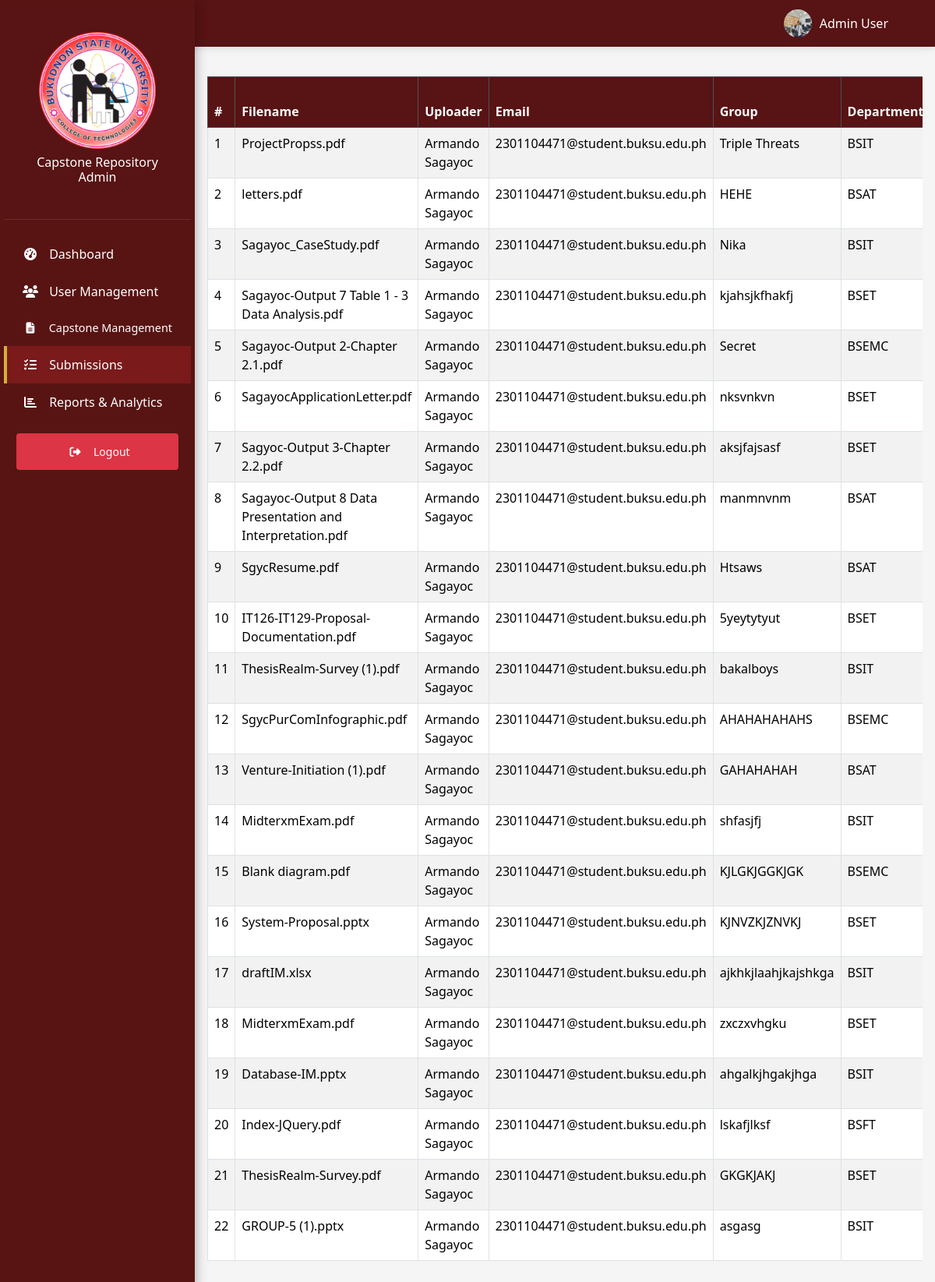
/admin/submissions.php, run on the app's committed database.
### tables this page shows
CREATE TABLE `uploads` (
  `id` int(11) NOT NULL,
  `filename` varchar(255) NOT NULL,
  `uploader` varchar(255) NOT NULL,
  `upload_date` datetime DEFAULT current_timestamp(),
  `status` enum('pending','approved','rejected') DEFAULT 'pending',
  `approved` tinyint(1) DEFAULT 0,
  `thesis_name` varchar(255) NOT NULL,
  `group_name` varchar(255) NOT NULL,
  `department_name` varchar(50) NOT NULL,
  `uploaded_by` varchar(255) NOT NULL,
  `uploader_email` varchar(255) DEFAULT NULL,
  `user_id` int(11) DEFAULT NULL
);

### admin/submissions.php (the view, shortened to what this page needs)
<?php
$conn = new mysqli("localhost", "root", "", "thesis_db");
$result = $conn->query("SELECT * FROM uploads ORDER BY
                       CASE WHEN status = 'Pending' THEN 0 ELSE 1 END,
                       upload_date DESC");
?>
<!DOCTYPE html>
<html lang="en">
<head>
    <link rel="stylesheet" href="../bootstrap-5.3.3-dist/bootstrap-5.3.3-dist/css/bootstrap.min.css">
    <link rel="stylesheet" href="https://cdnjs.cloudflare.com/ajax/libs/font-awesome/6.4.0/css/all.min.css">
    <link rel="stylesheet" href="https://cdn.datatables.net/2.3.0/css/dataTables.bootstrap5.min.css">
    <link rel="stylesheet" href="style.css">
</head>
<body>
<div class="app-container">
    <div class="top-bar">
        <div class="user-profile">
            <img src="../assets/images/464677697_444110865091918_7101498701914949461_n.jpg" alt="Admin User">
            <span>Admin User</span>
        </div>
    </div>
    <div class="main-wrapper d-flex" style="height: 100vh; overflow: hidden;">
        <div class="sidebar" id="sidebar" style="width: 250px; flex-shrink: 0;">
            <div class="sidebar-header">
                <div class="sidebar-logo text-center py-3">
                    <img src="../assets/images/COTLOGO.png" alt="Thesis Realm Logo" class="img-fluid" style="max-width: 150px;">
                    <h6 class="mt-2 text-center">Capstone Repository Admin</h6>
                </div>
            </div>
            <div class="sidebar-menu">
                <a href="index.php"><i class="fas fa-tachometer-alt"></i> Dashboard</a>
          <a href="users.php"><i class="fas fa-users"></i> User Management</a>
          <a href="capstone-management.php" style="font-size: 0.9em;"><i class="fas fa-file-alt"></i> Capstone Management</a>
          <a href="submissions.php" class="active"><i class="fas fa-tasks"></i> Submissions</a>
          <a href="reports-analytics.php"><i class="fas fa-chart-bar"></i> Reports & Analytics</a>
                <div class="mt-auto p-3">
                    <a href="\Sagayoc\login.php" class="btn btn-sm btn-danger w-100">
                        <i class="fas fa-sign-out-alt"></i> Logout
                    </a>
                </div>
            </div>
        </div>
        <div class="content p-3 flex-grow-1 overflow-auto">
            <h3>Uploaded Thesis Submissions</h3>
            <div class="table-responsive mt-5">
                <table class="table table-bordered table-striped">
                    <thead class="table-dark">
                        <tr>
                            <th>#</th>
                            <th>Filename</th>
                            <th>Uploader</th>
                            <th>Email</th>
                            <th>Group</th>
                            <th>Department</th>
                        </tr>
                    </thead>
                    <tbody>
                        <?php
                        $row_number = 1;
                        while ($row = $result->fetch_assoc()):
                        ?>
                            <tr>
                                <td><?= $row_number++ ?></td>
                                <td><?= htmlspecialchars($row['filename']) ?></td>
                                <td><?= htmlspecialchars($row['uploaded_by']) ?></td>
                                <td><?= htmlspecialchars($row['uploader_email']) ?></td>
                                <td><?= htmlspecialchars($row['group_name'] ?? 'N/A') ?></td>
                                <td><?= htmlspecialchars($row['department_name']) ?></td>
                            </tr>
                        <?php endwhile; ?>
                    </tbody>
                </table>
            </div>
        </div>
    </div>
</div>
</body>
</html>

### admin/style.css (style rules this page uses)
:root { --primary-color: #581314; --primary-light: #7a1a1b; --primary-dark: #3d0d0e; --secondary-color: #f8f9fa; --accent-color: #d4af37; }
body { font-family: 'Segoe UI', Tahoma, Geneva, Verdana, sans-serif; background-color: #f5f5f5; overflow: hidden; }
.app-container { display: flex; flex-direction: column; height: 100vh; }
.top-bar { background-color: var(--primary-color); color: white; height: 60px; display: flex; align-items: center; padding: 0 20px; box-shadow: 0 2px 10px rgba(0,0,0,0.1); z-index: 1000; position: fixed; width: 100%; z-index: 1000; }
.main-wrapper { display: flex; flex: 1; overflow: hidden; }
.sidebar { color: white; width: 250px; display: flex; flex-direction: column; z-index: 1000; background-color: #581413; box-shadow: rgba(0, 0, 0, 0.35) 0px 5px 15px; padding: 5px; position: inherit; height: inherit; }
.sidebar-header { padding: 20px; background-color: var(--primary-color); border-bottom: 1px solid rgba(255,255,255,0.1); }
.sidebar-menu { flex: 1; overflow-y: auto; padding: 20px 0; }
.sidebar-menu a { color: white; padding: 12px 20px; display: block; text-decoration: none; transition: all 0.3s; border-left: 4px solid transparent; }
.sidebar-menu a:hover, .sidebar-menu a.active { background-color: var(--primary-light); border-left: 4px solid var(--accent-color); }
.sidebar-menu i { margin-right: 10px; width: 20px; text-align: center; }
.user-profile { display: flex; align-items: center; margin-left: auto; margin-right: 30px; padding: 10px; }
.user-profile img { width: 36px; height: 36px; border-radius: 50%; margin-right: 10px; }
.table th { background-color: var(--primary-color); color: white; }

### data on the page
uploads: filename "ProjectPropss.pdf", uploaded_by "Armando Sagayoc", uploader_email "2301104471@student.buksu.edu.ph", group_name "Triple Threats", department_name "BSIT"
uploads: filename "letters.pdf", uploaded_by "Armando Sagayoc", uploader_email "2301104471@student.buksu.edu.ph", group_name "HEHE", department_name "BSAT"
uploads: filename "Sagayoc_CaseStudy.pdf", uploaded_by "Armando Sagayoc", uploader_email "2301104471@student.buksu.edu.ph", group_name "Nika", department_name "BSIT"
uploads: filename "Sagayoc-Output 7 Table 1 - 3 Data Analysis.pdf", uploaded_by "Armando Sagayoc", uploader_email "2301104471@student.buksu.edu.ph", group_name "kjahsjkfhakfj", department_name "BSET"
uploads: filename "Sagayoc-Output 2-Chapter 2.1.pdf", uploaded_by "Armando Sagayoc", uploader_email "2301104471@student.buksu.edu.ph", group_name "Secret", department_name "BSEMC"
uploads: filename "SagayocApplicationLetter.pdf", uploaded_by "Armando Sagayoc", uploader_email "2301104471@student.buksu.edu.ph", group_name "nksvnkvn", department_name "BSET"
uploads: filename "Sagyoc-Output 3-Chapter 2.2.pdf", uploaded_by "Armando Sagayoc", uploader_email "2301104471@student.buksu.edu.ph", group_name "aksjfajsasf", department_name "BSET"
uploads: filename "Sagayoc-Output 8 Data Presentation and Interpretation.pdf", uploaded_by "Armando Sagayoc", uploader_email "2301104471@student.buksu.edu.ph", group_name "manmnvnm", department_name "BSAT"
uploads: filename "SgycResume.pdf", uploaded_by "Armando Sagayoc", uploader_email "2301104471@student.buksu.edu.ph", group_name "Htsaws", department_name "BSAT"
uploads: filename "IT126-IT129-Proposal-Documentation.pdf", uploaded_by "Armando Sagayoc", uploader_email "2301104471@student.buksu.edu.ph", group_name "5yeytytyut", department_name "BSET"
uploads: filename "ThesisRealm-Survey (1).pdf", uploaded_by "Armando Sagayoc", uploader_email "2301104471@student.buksu.edu.ph", group_name "bakalboys", department_name "BSIT"
uploads: filename "SgycPurComInfographic.pdf", uploaded_by "Armando Sagayoc", uploader_email "2301104471@student.buksu.edu.ph", group_name "AHAHAHAHAHS", department_name "BSEMC"
uploads: filename "Venture-Initiation (1).pdf", uploaded_by "Armando Sagayoc", uploader_email "2301104471@student.buksu.edu.ph", group_name "GAHAHAHAH", department_name "BSAT"
uploads: filename "MidterxmExam.pdf", uploaded_by "Armando Sagayoc", uploader_email "2301104471@student.buksu.edu.ph", group_name "shfasjfj", department_name "BSIT"
uploads: filename "Blank diagram.pdf", uploaded_by "Armando Sagayoc", uploader_email "2301104471@student.buksu.edu.ph", group_name "KJLGKJGGKJGK", department_name "BSEMC"
uploads: filename "System-Proposal.pptx", uploaded_by "Armando Sagayoc", uploader_email "2301104471@student.buksu.edu.ph", group_name "KJNVZKJZNVKJ", department_name "BSET"
uploads: filename "draftIM.xlsx", uploaded_by "Armando Sagayoc", uploader_email "2301104471@student.buksu.edu.ph", group_name "ajkhkjlaahjkajshkga", department_name "BSIT"
uploads: filename "MidterxmExam.pdf", uploaded_by "Armando Sagayoc", uploader_email "2301104471@student.buksu.edu.ph", group_name "zxczxvhgku", department_name "BSET"
uploads: filename "Database-IM.pptx", uploaded_by "Armando Sagayoc", uploader_email "2301104471@student.buksu.edu.ph", group_name "ahgalkjhgakjhga", department_name "BSIT"
uploads: filename "Index-JQuery.pdf", uploaded_by "Armando Sagayoc", uploader_email "2301104471@student.buksu.edu.ph", group_name "lskafjlksf", department_name "BSFT"
uploads: filename "ThesisRealm-Survey.pdf", uploaded_by "Armando Sagayoc", uploader_email "2301104471@student.buksu.edu.ph", group_name "GKGKJAKJ", department_name "BSET"
uploads: filename "GROUP-5 (1).pptx", uploaded_by "Armando Sagayoc", uploader_email "2301104471@student.buksu.edu.ph", group_name "asgasg", department_name "BSIT"
